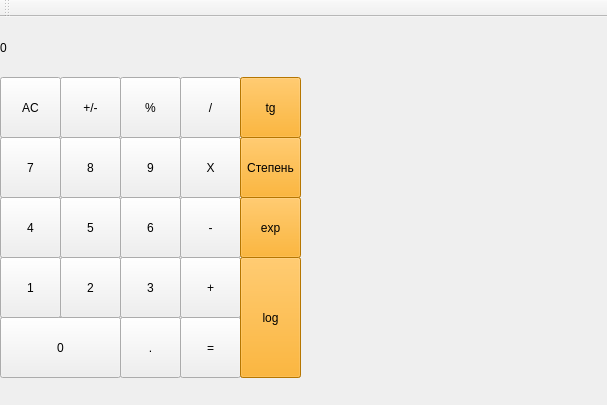
<?xml version="1.0" encoding="UTF-8"?>
<ui version="4.0">
 <class>MainWindow</class>
 <widget class="QMainWindow" name="MainWindow">
  <property name="geometry">
   <rect>
    <x>0</x>
    <y>0</y>
    <width>607</width>
    <height>405</height>
   </rect>
  </property>
  <property name="windowTitle">
   <string>MainWindow</string>
  </property>
  <widget class="QWidget" name="centralWidget">
   <widget class="QPushButton" name="pushButton6">
    <property name="geometry">
     <rect>
      <x>120</x>
      <y>180</y>
      <width>61</width>
      <height>61</height>
     </rect>
    </property>
    <property name="text">
     <string>6</string>
    </property>
   </widget>
   <widget class="QPushButton" name="pushButton_dele">
    <property name="geometry">
     <rect>
      <x>180</x>
      <y>60</y>
      <width>61</width>
      <height>61</height>
     </rect>
    </property>
    <property name="styleSheet">
     <string notr="true"/>
    </property>
    <property name="text">
     <string>/</string>
    </property>
   </widget>
   <widget class="QPushButton" name="pushButton_znak">
    <property name="geometry">
     <rect>
      <x>60</x>
      <y>60</y>
      <width>61</width>
      <height>61</height>
     </rect>
    </property>
    <property name="styleSheet">
     <string notr="true"/>
    </property>
    <property name="text">
     <string>+/-</string>
    </property>
   </widget>
   <widget class="QPushButton" name="pushButton4">
    <property name="geometry">
     <rect>
      <x>0</x>
      <y>180</y>
      <width>61</width>
      <height>61</height>
     </rect>
    </property>
    <property name="text">
     <string>4</string>
    </property>
   </widget>
   <widget class="QPushButton" name="pushButton_0">
    <property name="geometry">
     <rect>
      <x>0</x>
      <y>300</y>
      <width>121</width>
      <height>61</height>
     </rect>
    </property>
    <property name="styleSheet">
     <string notr="true"/>
    </property>
    <property name="text">
     <string>0</string>
    </property>
   </widget>
   <widget class="QPushButton" name="pushButton9">
    <property name="geometry">
     <rect>
      <x>120</x>
      <y>120</y>
      <width>61</width>
      <height>61</height>
     </rect>
    </property>
    <property name="text">
     <string>9</string>
    </property>
   </widget>
   <widget class="QPushButton" name="pushButton_dot">
    <property name="geometry">
     <rect>
      <x>120</x>
      <y>300</y>
      <width>61</width>
      <height>61</height>
     </rect>
    </property>
    <property name="text">
     <string>.</string>
    </property>
   </widget>
   <widget class="QPushButton" name="pushButtonumno">
    <property name="geometry">
     <rect>
      <x>180</x>
      <y>120</y>
      <width>61</width>
      <height>61</height>
     </rect>
    </property>
    <property name="text">
     <string>X</string>
    </property>
   </widget>
   <widget class="QPushButton" name="pushButton7">
    <property name="geometry">
     <rect>
      <x>0</x>
      <y>120</y>
      <width>61</width>
      <height>61</height>
     </rect>
    </property>
    <property name="text">
     <string>7</string>
    </property>
   </widget>
   <widget class="QPushButton" name="pushButtonpro">
    <property name="geometry">
     <rect>
      <x>120</x>
      <y>60</y>
      <width>61</width>
      <height>61</height>
     </rect>
    </property>
    <property name="styleSheet">
     <string notr="true"/>
    </property>
    <property name="text">
     <string>%</string>
    </property>
   </widget>
   <widget class="QPushButton" name="pushButton2">
    <property name="geometry">
     <rect>
      <x>60</x>
      <y>240</y>
      <width>61</width>
      <height>61</height>
     </rect>
    </property>
    <property name="text">
     <string>2</string>
    </property>
   </widget>
   <widget class="QPushButton" name="pushButton8">
    <property name="geometry">
     <rect>
      <x>60</x>
      <y>120</y>
      <width>61</width>
      <height>61</height>
     </rect>
    </property>
    <property name="text">
     <string>8</string>
    </property>
   </widget>
   <widget class="QPushButton" name="pushButtonplus">
    <property name="geometry">
     <rect>
      <x>180</x>
      <y>240</y>
      <width>61</width>
      <height>61</height>
     </rect>
    </property>
    <property name="text">
     <string>+</string>
    </property>
   </widget>
   <widget class="QPushButton" name="pushButton5">
    <property name="geometry">
     <rect>
      <x>60</x>
      <y>180</y>
      <width>61</width>
      <height>61</height>
     </rect>
    </property>
    <property name="text">
     <string>5</string>
    </property>
   </widget>
   <widget class="QPushButton" name="pushButtonrovno">
    <property name="geometry">
     <rect>
      <x>180</x>
      <y>300</y>
      <width>61</width>
      <height>61</height>
     </rect>
    </property>
    <property name="text">
     <string>=</string>
    </property>
   </widget>
   <widget class="QPushButton" name="pushButton3">
    <property name="geometry">
     <rect>
      <x>120</x>
      <y>240</y>
      <width>61</width>
      <height>61</height>
     </rect>
    </property>
    <property name="text">
     <string>3</string>
    </property>
   </widget>
   <widget class="QPushButton" name="pushButtonminus">
    <property name="geometry">
     <rect>
      <x>180</x>
      <y>180</y>
      <width>61</width>
      <height>61</height>
     </rect>
    </property>
    <property name="text">
     <string>-</string>
    </property>
   </widget>
   <widget class="QLabel" name="result">
    <property name="geometry">
     <rect>
      <x>0</x>
      <y>0</y>
      <width>241</width>
      <height>61</height>
     </rect>
    </property>
    <property name="text">
     <string>0</string>
    </property>
   </widget>
   <widget class="QPushButton" name="pushButton_clean">
    <property name="geometry">
     <rect>
      <x>0</x>
      <y>60</y>
      <width>61</width>
      <height>61</height>
     </rect>
    </property>
    <property name="styleSheet">
     <string notr="true"/>
    </property>
    <property name="text">
     <string>AC</string>
    </property>
   </widget>
   <widget class="QPushButton" name="pushButton1">
    <property name="geometry">
     <rect>
      <x>0</x>
      <y>240</y>
      <width>61</width>
      <height>61</height>
     </rect>
    </property>
    <property name="text">
     <string>1</string>
    </property>
   </widget>
   <widget class="QPushButton" name="pushButtontg">
    <property name="geometry">
     <rect>
      <x>240</x>
      <y>60</y>
      <width>61</width>
      <height>61</height>
     </rect>
    </property>
    <property name="styleSheet">
     <string notr="true">background-color: orange;</string>
    </property>
    <property name="text">
     <string>tg</string>
    </property>
   </widget>
   <widget class="QPushButton" name="pushButtonstep">
    <property name="geometry">
     <rect>
      <x>240</x>
      <y>120</y>
      <width>61</width>
      <height>61</height>
     </rect>
    </property>
    <property name="text">
     <string>Степень</string>
    </property>
   </widget>
   <widget class="QPushButton" name="pushButtonstepExp">
    <property name="geometry">
     <rect>
      <x>240</x>
      <y>180</y>
      <width>61</width>
      <height>61</height>
     </rect>
    </property>
    <property name="styleSheet">
     <string notr="true">background-color:orange;</string>
    </property>
    <property name="text">
     <string>exp</string>
    </property>
   </widget>
   <widget class="QPushButton" name="pushButtonsteplog">
    <property name="geometry">
     <rect>
      <x>240</x>
      <y>240</y>
      <width>61</width>
      <height>121</height>
     </rect>
    </property>
    <property name="styleSheet">
     <string notr="true">backgrount-color: rgb;</string>
    </property>
    <property name="text">
     <string>log</string>
    </property>
   </widget>
   <widget class="QPushButton" name="pushButtonsteplog_2">
    <property name="geometry">
     <rect>
      <x>240</x>
      <y>240</y>
      <width>61</width>
      <height>121</height>
     </rect>
    </property>
    <property name="styleSheet">
     <string notr="true">background-color: orange;</string>
    </property>
    <property name="text">
     <string>log</string>
    </property>
   </widget>
   <widget class="QPushButton" name="pushButtonstep_2">
    <property name="geometry">
     <rect>
      <x>240</x>
      <y>120</y>
      <width>61</width>
      <height>61</height>
     </rect>
    </property>
    <property name="styleSheet">
     <string notr="true">background-color: orange;</string>
    </property>
    <property name="text">
     <string>Степень</string>
    </property>
   </widget>
  </widget>
  <widget class="QToolBar" name="mainToolBar">
   <attribute name="toolBarArea">
    <enum>TopToolBarArea</enum>
   </attribute>
   <attribute name="toolBarBreak">
    <bool>false</bool>
   </attribute>
  </widget>
 </widget>
 <layoutdefault spacing="6" margin="11"/>
 <resources/>
 <connections/>
</ui>
